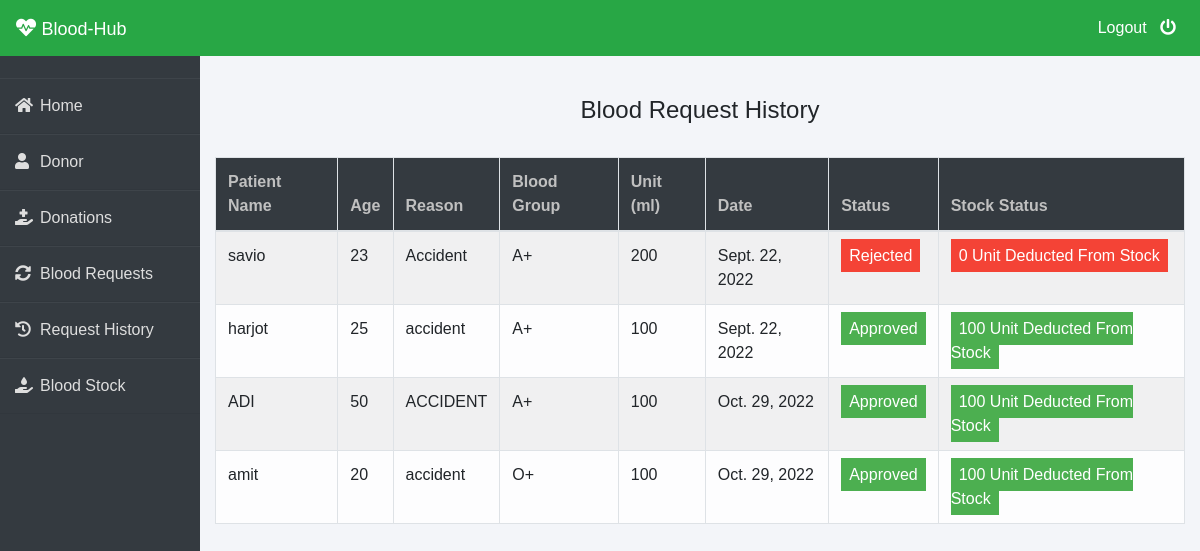
Page /admin-request-history (signed in) on the committed database.
### blood/models.py (models this page shows, shortened)
class BloodRequest(models.Model):
    request_by_patient=models.ForeignKey(pmodels.Patient,null=True,on_delete=models.CASCADE)
    request_by_donor=models.ForeignKey(dmodels.Donor,null=True,on_delete=models.CASCADE)
    patient_name=models.CharField(max_length=30)
    patient_age=models.PositiveIntegerField()
    reason=models.CharField(max_length=500)
    bloodgroup=models.CharField(max_length=10)
    unit=models.PositiveIntegerField(default=0)
    status=models.CharField(max_length=20,default="Pending")
    date=models.DateField(auto_now=True)

### blood/views.py (the view)
# urls.py: path('admin-request-history', views.admin_request_history_view,name='admin-request-history'),
@login_required(login_url='adminlogin')
def admin_request_history_view(request):
    requests=models.BloodRequest.objects.all().exclude(status='Pending')
    return render(request,'blood/admin_request_history.html',{'requests':requests})

### templates/blood/admin_request_history.html (shortened to what this page needs)
{% extends 'blood/adminbase.html' %}
{% block content %}
{% load widget_tweaks %}
{%load static%}
<head>
</head>
<br><br>
<div class="container">
    <H4 class="text-center">Blood Request History</H4><br>
    <table class="table table-light table-hover table-bordered table-striped">
        <thead class="bg-dark">
            <tr>
                <th scope="col" style="color: rgb(192, 192, 192);">Patient Name</th>
                <th scope="col" style="color: rgb(192, 192, 192);">Age</th>
                <th scope="col" style="color: rgb(192, 192, 192);">Reason</th>
                <th scope="col" style="color: rgb(192, 192, 192);">Blood Group</th>
                <th scope="col" style="color: rgb(192, 192, 192);">Unit (ml)</th>
                <th scope="col" style="color: rgb(192, 192, 192);">Date</th>
                <th scope="col" style="color: rgb(192, 192, 192);">Status</th>
                <th scope="col" style="color: rgb(192, 192, 192);">Stock Status</th>
            </tr>
        </thead>
        <tbody>
            {% for t in requests %}
            <tr>
                <td> {{t.patient_name}}</td>
                <td>{{t.patient_age}}</td>
                <td>{{t.reason}}</td>
                <td>{{t.bloodgroup}}</td>
                <td>{{t.unit}}</td>
                <td>{{t.date}}</td>
                {% if t.status == 'Approved' %}
                <td><span class="label success"> Approved</span></td>
                <td><span class="label success"> {{t.unit}} Unit Deducted From Stock</span></td>
                {% else %}
                <td><span class="label danger">Rejected</span></td>
                <td><span class="label danger"> 0 Unit Deducted From Stock</span></td>
                {% endif %}
            </tr>
            {% endfor %}
        </tbody>
    </table>
</div>
{% endblock content %}

### templates/blood/admin_request_history.html (style rules this page uses)
.label { color: white; padding: 8px; }
.success { background-color: #4CAF50; }
.danger { background-color: #f44336; }

### rows in the picture
BloodRequest: patient_name "savio", patient_age "23", reason "Accident", bloodgroup "A+", unit "200", date "Sept. 22, 2022", status "Rejected"
BloodRequest: patient_name "harjot", patient_age "25", reason "accident", bloodgroup "A+", unit "100", date "Sept. 22, 2022"
BloodRequest: patient_name "ADI", patient_age "50", reason "ACCIDENT", bloodgroup "A+", unit "100", date "Oct. 29, 2022"
BloodRequest: patient_name "amit", patient_age "20", reason "accident", bloodgroup "O+", unit "100", date "Oct. 29, 2022"
